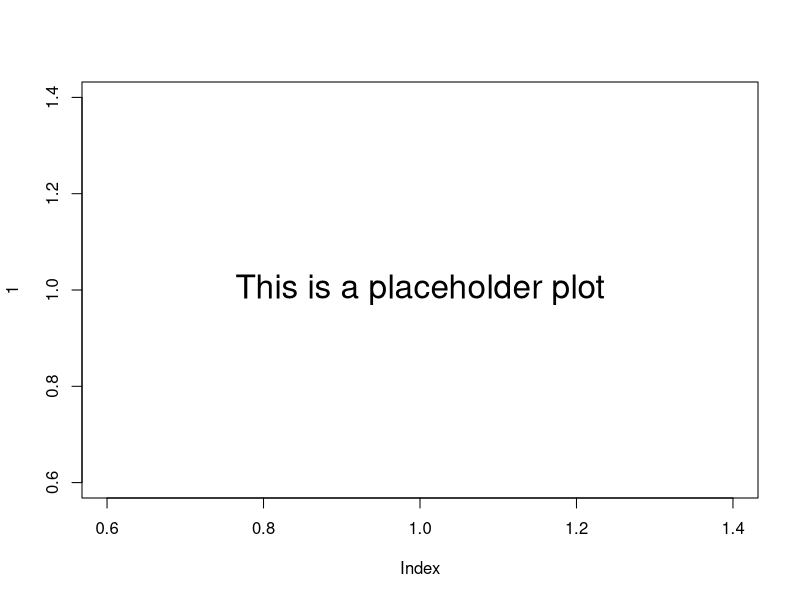

Source code (R): (Note: this script raises an error after producing the figure.)
## ---- chunk 1
#output: rmarkdown::github_document
library(knitr)
library(svglite)
svglite
## ---- chunk 2
Sys.time()
## ---- chunk 3
dir.create('plots',showWarnings = FALSE)
#create placeholder
svglite('plots/tmp.svg');plot(1,type='n');text(1,1,"This is a placeholder plot",cex=2);dev.off()
include_graphics("plots/tmp.svg")
include_graphics("plots/tmp.svg")
